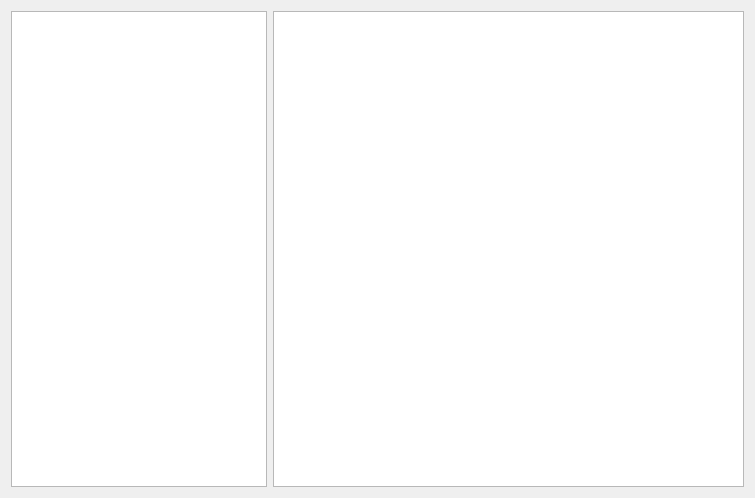
<?xml version="1.0" encoding="UTF-8"?>
<ui version="4.0">
 <class>CTextBrowser</class>
 <widget class="QDialog" name="CTextBrowser">
  <property name="geometry">
   <rect>
    <x>0</x>
    <y>0</y>
    <width>755</width>
    <height>498</height>
   </rect>
  </property>
  <property name="windowTitle">
   <string>Dialog</string>
  </property>
  <layout class="QHBoxLayout" name="horizontalLayout" stretch="0,1">
   <item>
    <widget class="QListWidget" name="_chaptersList"/>
   </item>
   <item>
    <widget class="QPlainTextEdit" name="_textView"/>
   </item>
  </layout>
 </widget>
 <resources/>
 <connections/>
</ui>
